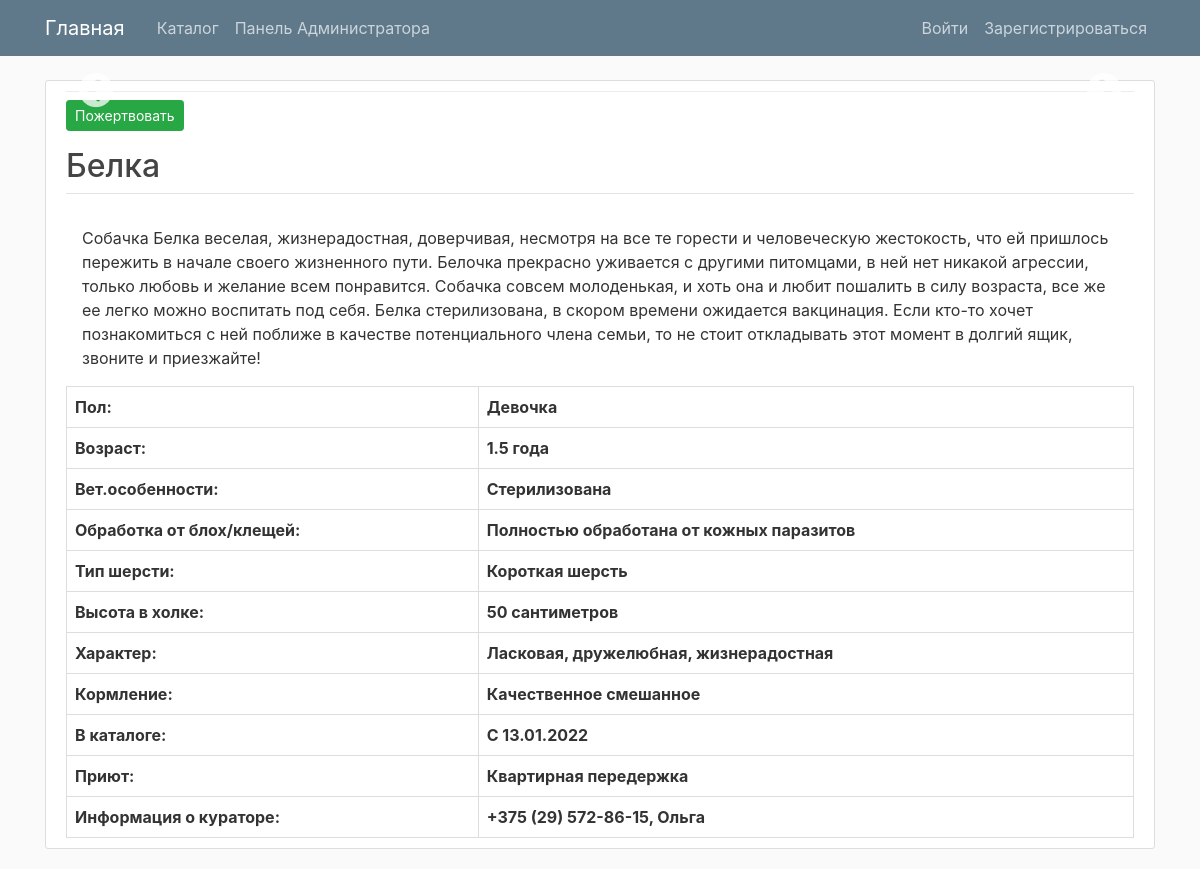
Page /pets/2/ on the committed database.
### pets/models.py (models this page shows, shortened)
class BaseModel(models.Model):
    class Meta:
        abstract = True

class Pet(BaseModel):
    GIRL = 'Девочка'
    BOY = 'Мальчик'
    CAT = 'cat'
    DOG = 'dog'
    KITTEN = 'kitten'
    PUPPY = 'puppy'
    SEX_CHOICES = [
        (BOY, BOY),
        (GIRL, GIRL),
    ]
    PET_TYPE_CHOICES = [
        (CAT, 'Кот'),
        (DOG, 'Собака'),
        (KITTEN, 'Котенок'),
        (PUPPY, 'Щенок'),
    ]
    original_url = models.URLField(null=True, blank=True)
    external_id = models.CharField(max_length=255, null=True, blank=True)
    created_by_user = models.ForeignKey(settings.AUTH_USER_MODEL, null=True, blank=True, on_delete=models.CASCADE)
    pet_type = models.CharField('Тип животного', max_length=255, null=True, blank=True, choices=PET_TYPE_CHOICES)
    name = models.CharField('Имя', max_length=255)
    description = models.TextField('Описание')
    sex = models.CharField('Пол', max_length=255, choices=SEX_CHOICES)
    age = models.CharField('Возраст', max_length=255)
    vet_peculiarities = models.CharField('Ветеринарные особенности(стерилизована, кастрирован и т.п.)', max_length=255)
    flea_treatment = models.CharField('Обработка от клещей/блох', max_length=255)
    fur_type = models.CharField('Тип шерсти', max_length=255, null=True, blank=True)
    character = models.CharField('Характер', max_length=255)
    feeding = models.CharField('Кормление', max_length=255)
    litter_box_trained = models.CharField('Приучен(а) к лотку', max_length=255, null=True, blank=True)
    in_catalog_since = models.CharField('В каталоге с', max_length=255)
    shelter = models.CharField('Приют', max_length=255)
    curator_info = models.CharField('Информация о кураторе', max_length=255)
    height = models.CharField('Высота в холке', max_length=255, null=True, blank=True)
    breed = models.CharField('Порода', max_length=255, null=True, blank=True)

### pets/views.py (the view)
# urls.py: path('pets/<int:pk>/', views.PetsCatalogDetailView.as_view(), name='pets-detail'),
class PetsCatalogDetailView(DetailView):
    model = Pet
    template_name = 'pets/pets_catalog_detail.html'
    context_object_name = 'pet'

### pets/templates/pets/pets_catalog_detail.html (shortened to what this page needs)
{% extends "pets/base.html" %}
{% block content %}
    <article class="media content-section">
        <div class="content-wrapper">
            <div>
                <div class="gallery-slider">
                    {% for gallery_image in pet.images.all %}
                        <div>
                        </div>
                    {% endfor %}
                </div>
            </div>
            <div class="mt-2 mb-1">
                <a style="text-decoration: none" href="{% url 'payment-process' %}">
                    <button class="btn btn-sm btn-success">
                        Пожертвовать
                    </button>
                </a>
            </div>
            <h2 class="article-title mt-3 pb-2" style="border-bottom: 1px solid #e3e3e3">{{ object.name }}</h2>
            <p class="article-content px-3">{{ object.description }}</p>
            <div>
                <table class="characteristic-table">
                    <tr>
                        <th>Пол:</th>
                        <th>{{ pet.sex }}</th>
                    </tr>
                    <tr>
                        <th>Возраст:</th>
                        <th>{{ pet.age }}</th>
                    </tr>
                    {% if pet.vet_peculiarities %}
                        <tr>
                            <th>Вет.особенности:</th>
                            <th>{{ pet.vet_peculiarities }}</th>
                        </tr>
                    {% endif %}
                    {% if pet.flea_treatment %}
                        <tr>
                            <th>Обработка от блох/клещей:</th>
                            <th>{{ pet.flea_treatment }}</th>
                        </tr>
                    {% endif %}
                    {% if pet.fur_type %}
                        <tr>
                            <th>Тип шерсти:</th>
                            <th>{{ pet.fur_type }}</th>
                        </tr>
                    {% endif %}
                    {% if pet.height %}
                        <tr>
                            <th>Высота в холке:</th>
                            <th>{{ pet.height }}</th>
                        </tr>
                    {% endif %}
                    <tr>
                        <th>Характер:</th>
                        <th>{{ pet.character }}</th>
                    </tr>
                    {% if pet.feeding %}
                        <tr>
                            <th>Кормление:</th>
                            <th>{{ pet.feeding }}</th>
                        </tr>
                    {% endif %}
                    <tr>
                        <th>В каталоге:</th>
                        <th>{{ pet.in_catalog_since }}</th>
                    </tr>
                    <tr>
                        <th>Приют:</th>
                        <th>{{ pet.shelter }}</th>
                    </tr>
                    <tr>
                        <th>Информация о кураторе:</th>
                        <th>{{ pet.curator_info }}</th>
                    </tr>
                </table>
            </div>
        </div>
    </article>
{% endblock content %}

### pets/static/pets/main.css (style rules this page uses)
body { background: #fafafa; color: #333333; margin-top: 5rem; word-break: break-word; }
h1, h2, h3, h4, h5, h6 { color: #444444; }
.content-section { background: #ffffff; padding: 10px 20px; border: 1px solid #dddddd; border-radius: 3px; margin-bottom: 20px; }
.article-title { color: #444444; }
.article-content { white-space: pre-line; }
.gallery-slider { background: #ececec; max-width: 100%; margin: 0; }
.content-wrapper { width: 100%; }
.characteristic-table { border-collapse: collapse; width: 100%; }
.characteristic-table th, td { border: 1px solid #dddddd; text-align: left; padding: 8px; }

### rows in the picture
Pet: name "Белка", description "Собачка Белка веселая, жизнерадостная, доверчивая, несмотря на все те горести и человеческую жестокость, что ей пришлось пережить в начале своего жизненного пути. Белочка прекрасно уживается с другими питомцами, в ней нет никакой агрессии, только любовь и желание всем понравится. Собачка совсем молоденькая, и хоть она и любит пошалить в силу возраста, все же ее легко можно воспитать под себя. Белка стерилизована, в скором времени ожидается вакцинация. Если кто-то хочет познакомиться с ней поближе в качестве потенциального члена семьи, то не стоит откладывать этот момент в долгий ящик, звоните и приезжайте!", sex "Девочка", age "1.5 года", vet_peculiarities "Стерилизована", flea_treatment "Полностью обработана от кожных паразитов", fur_type "Короткая шерсть", height "50 сантиметров", character "Ласковая, дружелюбная, жизнерадостная", feeding "Качественное смешанное", in_catalog_since "С 13.01.2022", shelter "Квартирная передержка", curator_info "+375 (29) 572-86-15, Ольга"
